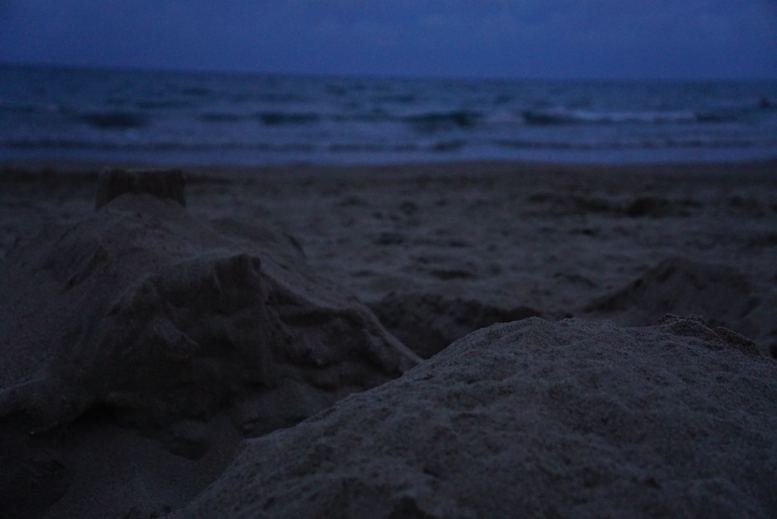
%> input picture LAB2/plaza1.png, 777 x 519 px
$ octave zad5.m   (GNU Octave 9; MATLAB toolbox functions it lacks are replaced by stand-ins)
%> lines starting %> are read from the running program, lines starting %| are printed output that depends on the picture; in (x1, y1, x2, y2) boxes, pixels count from 0 and x2, y2 are one past the last pixel; in counts of white or black regions, pixels touching at a corner belong together; the program's own positions count from 1
img = imread('plaza1.png');
%> img is the input picture: size 519x777x3 uint8; mean R, G, B 34.7, 42.5, 63.6
img_double = double(img);
all_pixels = img_double(:);

sorted_pixels = sort(all_pixels);

n_pixels = numel(sorted_pixels);
%> n_pixels = 1209789
we_min_prime = sorted_pixels(round(0.10 * n_pixels));
%> we_min_prime = 21
we_max_prime = sorted_pixels(round(0.90 * n_pixels));
%> we_max_prime = 77

img_scaled = (img_double - we_min_prime) * 255 / (we_max_prime - we_min_prime);
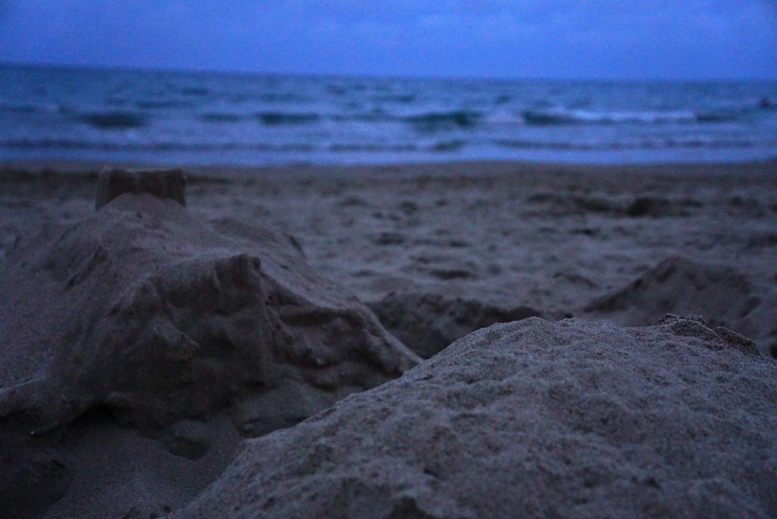
%> img_scaled: size 519x777x3 double; mean R, G, B 62.5, 98, 193.9; drawn with min black and max white

img_scaled(img_scaled < 0) = 0;
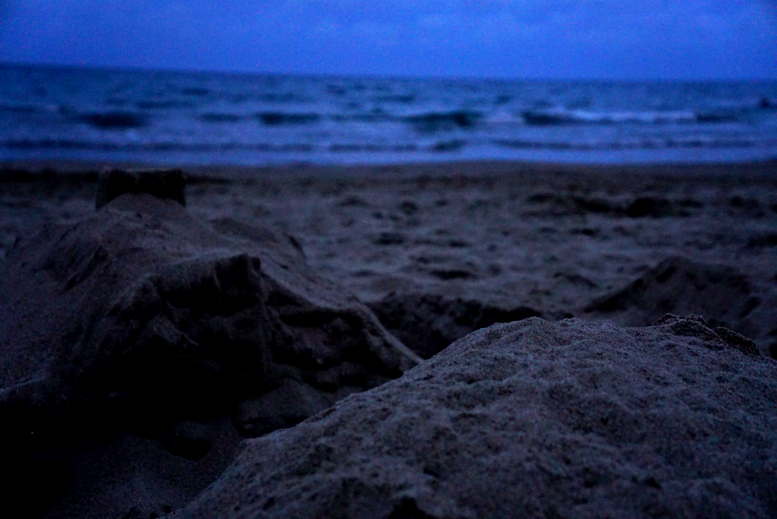
%> img_scaled: size 519x777x3 double; 11.37% of pixels changed, all inside (x1, y1, x2, y2) = (0, 8, 777, 519); drawn with min black and max white
img_scaled(img_scaled > 255) = 255;
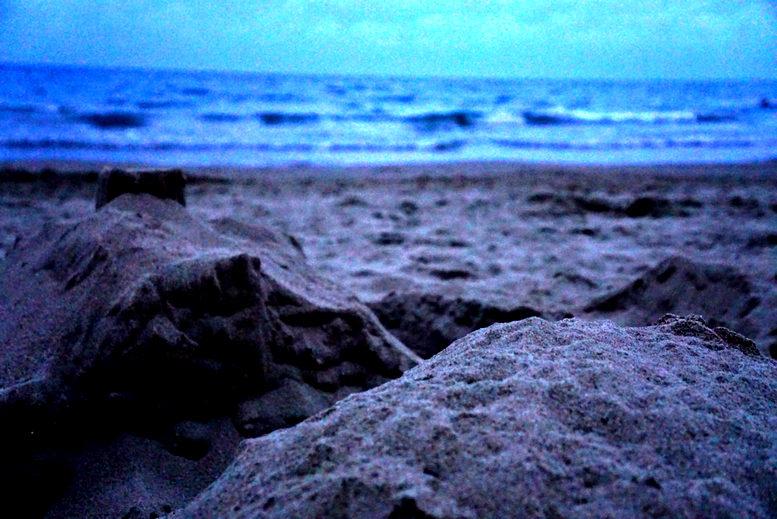
%> img_scaled: size 519x777x3 double; mean R, G, B 64.8, 100.1, 148.6

img_scaled = uint8(img_scaled);
%> img_scaled: size 519x777x3 uint8

figure;
subplot(1, 2, 1);
imshow(img);
title('org');

subplot(1, 2, 2);
imshow(img_scaled);
title('zmieniony');

all_pixels_scaled = reshape(img_scaled, [], 1);
red_channel_scaled = reshape(img_scaled(:,:,1), [], 1);
green_channel_scaled = reshape(img_scaled(:,:,2), [], 1);
blue_channel_scaled = reshape(img_scaled(:,:,3), [], 1);

figure;
subplot(2, 2, 1);
hist(all_pixels_scaled, 100);
title('R+G+B');

subplot(2, 2, 2);
hist(red_channel_scaled, 100);
title('R');

subplot(2, 2, 3);
hist(green_channel_scaled, 100);
title('G');

subplot(2, 2, 4);
hist(blue_channel_scaled, 100);
title('B');
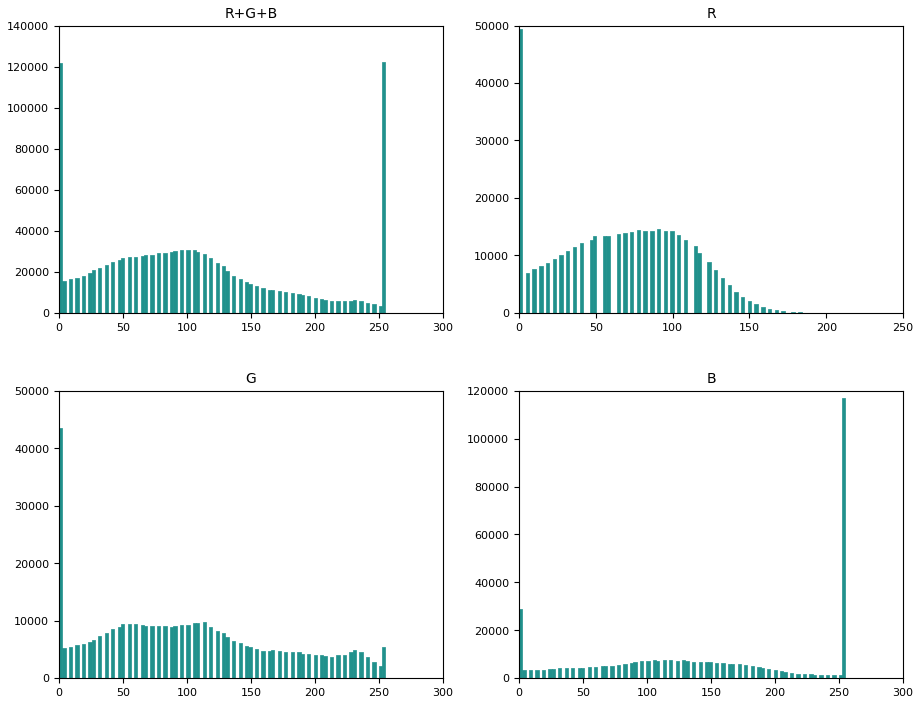
%> figure redrawn from the program's plot data, 4 panels; panel 1: tallest bar 122206 high, from x = 252.4 to 255; panel 2: tallest bar 49454 high, from x = 1.11e-15 to 2.19; panel 3: tallest bar 43549 high, from x = 8.44e-15 to 2.55; panel 4: tallest bar 116829 high, from x = 252.4 to 255
